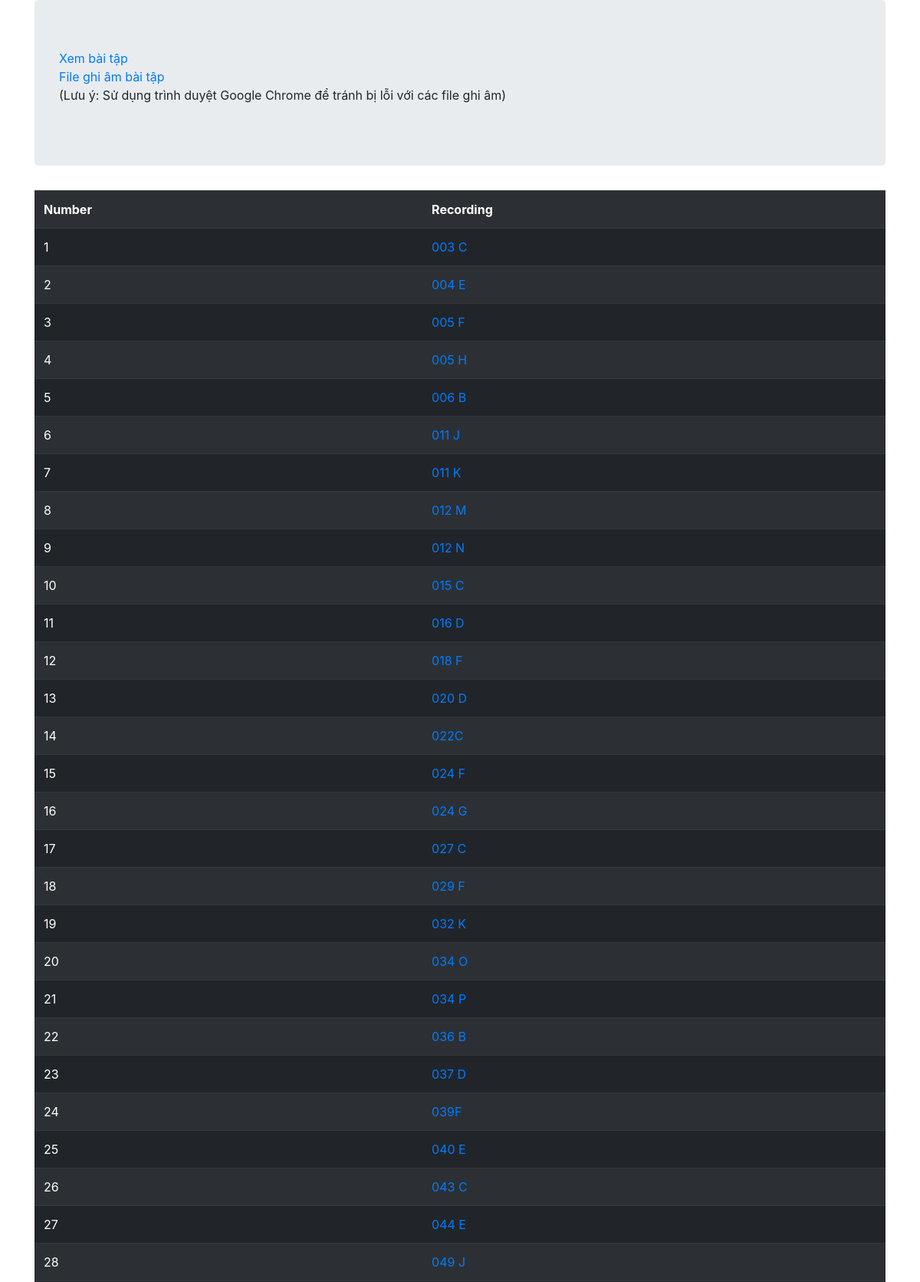
/sidebyside1/recordings/ (upper part), run on the app's committed database.
### sidebyside1/models.py (models this page shows, shortened)
class Recording(models.Model):
    title = models.CharField(max_length=256, default='Not uploaded')
    recording = models.FileField(upload_to='sidebyside1')

### sidebyside1/views.py (the view)
# urls.py: path('recordings/', views.RecordingListView.as_view(), name='recordings'),
class RecordingListView(ListView):
    model = Recording

### sidebyside1/templates/sidebyside1/recording_list.html (shortened to what this page needs)
{% extends 'base.html' %}
{% block Body %}
    <table class="table table-striped table-dark">
        <tr>
            <th>Number</th>
            <th>Recording</th>
        </tr>
        {% for recording in recording_list %}
            <tr>
                <td>{{recording.pk}}</td>
                <td><a href="{% url 'sidebyside1:detail' pk=recording.pk %}">{{recording.title}}</a></td>
            </tr>
        {% endfor %}
    </table>
{% endblock Body %}

### data on the page
Recording: pk "1", title "003 C"
Recording: pk "2", title "004 E"
Recording: pk "3", title "005 F"
Recording: pk "4", title "005 H"
Recording: pk "5", title "006 B"
Recording: pk "6", title "011 J"
Recording: pk "7", title "011 K"
Recording: pk "8", title "012 M"
Recording: pk "9", title "012 N"
Recording: pk "10", title "015 C"
Recording: pk "11", title "016 D"
Recording: pk "12", title "018 F"
Recording: pk "13", title "020 D"
Recording: pk "14", title "022C"
Recording: pk "15", title "024 F"
Recording: pk "16", title "024 G"
Recording: pk "17", title "027 C"
Recording: pk "18", title "029 F"
Recording: pk "19", title "032 K"
Recording: pk "20", title "034 O"
Recording: pk "21", title "034 P"
Recording: pk "22", title "036 B"
Recording: pk "23", title "037 D"
Recording: pk "24", title "039F"
Recording: pk "25", title "040 E"
Recording: pk "26", title "043 C"
Recording: pk "27", title "044 E"
Recording: pk "28", title "049 J"
